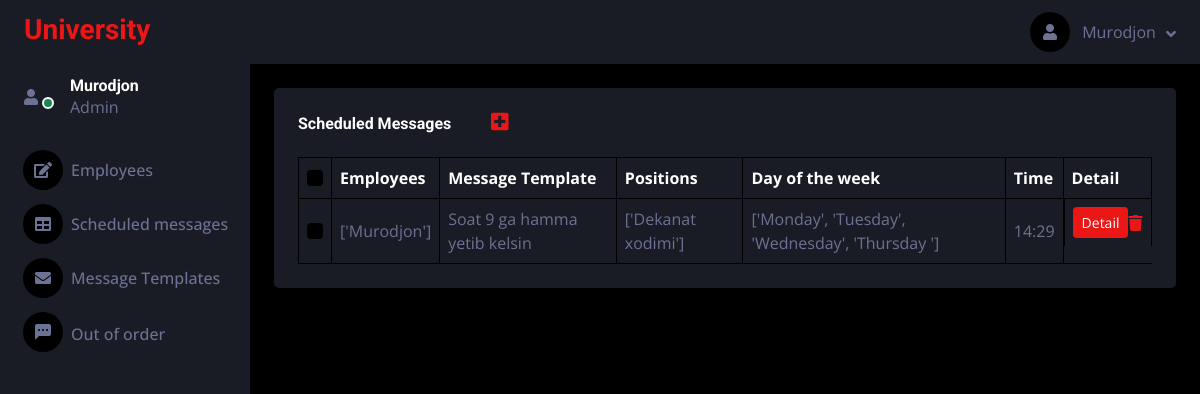
/schuduled_messages/ (signed in), run on the app's committed database.
### main/models.py (models this page shows, shortened)
class Message_rass(models.Model):
    employee = models.ManyToManyField(Employees, blank=True)
    template = models.ForeignKey(Messages,on_delete=models.CASCADE,null=True, blank=True)
    position = models.ManyToManyField(Positions, blank=True)
    day_of_week = models.ManyToManyField(Day,blank=True)
    time = models.CharField(max_length=5)
    class Meta:
        verbose_name_plural = "Schedule_messages"
    def get_employees(self):
        employees = self.employee.all()
        employee_name = []
        for employee in employees:
            employee_name.append(employee.name)
        return employee_name
    def get_positions(self):
        positions = self.position.all()
        position_title = []
        for position in positions:
            position_title.append(position.title)
        return position_title
    def get_day_of_week(self):
        days = self.day_of_week.all()
        days_title = []
        for day in days:
            days_title.append(day.day_of_week)
        return days_title

class Employees(models.Model):
    name = models.CharField(max_length=256)
    surname = models.CharField(max_length=256)
    position = models.ForeignKey(Positions, on_delete=models.CASCADE)
    phone = models.CharField(max_length=15, unique=True)
    telegram = models.CharField(max_length=20, unique=True)

class Messages(models.Model):
    title = models.CharField(max_length=100)
    info = models.TextField()
    def __str__(self) -> str:
        return self.title

class Positions(models.Model):
    title = models.CharField(max_length=256, unique=True)

class Day(models.Model):
    DAY_CHOICES = [
        ('Monday', 'Monday'),
        ('Tuesday', 'Tuesday'),
        ('Wednesday', 'Wednesday'),
        ('Thursday ', 'Thursday'),
        ('Friday', 'Friday'),
        ('Saturday', 'Saturday'),
        ('Sunday', 'Sunday'),
    ]
    day_of_week = models.CharField(max_length=20, choices=DAY_CHOICES)

### main/views.py (the view, shortened to what this page needs)
# urls.py: path('schuduled_messages/',Scheduled.as_view(),name='scheduled_messages'),
class Scheduled(LoginRequiredMixin,View):
    def get(self, request):
        scheduled_messages = Message_rass.objects.all()
        context = {"admin":request.user,"scheduled":scheduled_messages}
        return render(request,'scheduled_messages.html',context)

### templates/scheduled_messages.html (shortened to what this page needs)
{% include 'wrapper.html' %}
{% block content %}
        <div class="content">
            <nav class="navbar navbar-expand bg-secondary navbar-dark sticky-top px-4 py-0">
                <div class="navbar-nav align-items-center ms-auto">
                        <div class="nav-item dropdown">
                        <a href="#" class="nav-link dropdown-toggle" data-bs-toggle="dropdown">
                            <i class="fa fa-user me-lg-2" aria-hidden="true"></i>
                            <span class="d-none d-lg-inline-flex">{{ admin }}</span>
                        </a>
                    </div>
                </div>
            </nav>
            <div class="container-fluid pt-4 px-4">
                <div class="bg-secondary text-center rounded p-4">
                    <div class="d-flex align-items-center justify-content-between mb-4">
                        <h6 class="mb-0">Scheduled Messages &nbsp &nbsp &nbsp &nbsp &nbsp<a href="/add_scheduled_messages/"><i class="fa fa-plus-square" aria-hidden="true" style="font-size: 20px;"></i></a></h6>
                    </div>
                    <div class="table-responsive">
                        <table class="table text-start align-middle table-bordered table-hover mb-0" >
                            <thead>
                                <tr class="text-white">
                                    <th scope="col"><input class="form-check-input" type="checkbox" id="master_checkbox"></th>
                                    <th scope="col">Employees</th>
                                    <th scope="col">Message Template</th>
                                    <th scope="col">Positions</th>
                                    <th scope="col">Day of the week</th>
                                    <th scope="col">Time</th>
                                    <th scope="col">Detail</th>
                                </tr>
                            </thead>
                            <tbody>
                                {% for i in scheduled %}
                                <tr >
                                    <td><input class="form-check-input other_checkbox" type="checkbox"></td>
                                    <td>{{ i.get_employees }}</td>
                                    <td>{{ i.template }}</td>
                                    <td>{{ i.get_positions }}</td>
                                    <td>{{ i.get_day_of_week }}</td>
                                    <td>{{ i.time }}</td>
                                    <td class="d-flex align-items-center justify-content-between"><a class="btn btn-sm btn-primary"  href="/scheduled_message_detail/{{ i.id }}">Detail</a>
                                    <a href="/delete_scheduled_message/{{ i.id }}"><i class="fa fa-trash" aria-hidden="true"></i></a></td>
                                </tr>
                                {% endfor %}
                            </tbody>
                        </table>
                    </div>
                </div>
            </div>
        </div>
{% endblock content %}

### templates/wrapper.html (shortened to what this page needs)
<!DOCTYPE html>
<html lang="en">
<head>
    <link href="https://cdnjs.cloudflare.com/ajax/libs/font-awesome/5.10.0/css/all.min.css" rel="stylesheet">
    <link href="https://cdn.jsdelivr.net/npm/bootstrap-icons@1.4.1/font/bootstrap-icons.css" rel="stylesheet">
    <link href="/static/lib/owlcarousel/assets/owl.carousel.min.css" rel="stylesheet">
    <link href="/static/lib/tempusdominus/css/tempusdominus-bootstrap-4.min.css" rel="stylesheet" />
    <link href="/static/css/bootstrap.min.css" rel="stylesheet">
    <link href="/static/css/style.css" rel="stylesheet">
</head>
<body>
    <div class="container-fluid position-relative d-flex p-0">
        <div class="sidebar pe-7 pb-3">
            <nav class="navbar bg-secondary navbar-dark">
                <a href="index.html" class="navbar-brand mx-4 mb-3">
                    <h3 class="text-primary">University</h3>
                </a>
                <div class="d-flex align-items-center ms-4 mb-4">
                    <div class="position-relative">
                        <i class="fa fa-user me-lg-3" aria-hidden="true"></i>
                        <div class="bg-success rounded-circle border border-2 border-white position-absolute end-0 bottom-0 p-1"></div>
                    </div>
                    <div class="ms-3">
                        <h6 class="mb-0">{{ admin }}</h6>
                        <span>Admin</span>
                    </div>
                </div>
                <div class="navbar-nav w-100">
                    <a href="/" class="nav-item nav-link"><i class="fa fa-edit   me-2"></i>Employees</a>
                    <a href="/schuduled_messages/" class="nav-item nav-link"><i class="fa fa-table me-2"></i>Scheduled messages</a>
                    <a href="/messages/" class="nav-item nav-link"><i class="fa fa-envelope me-lg-2"></i></i>Message Templates</a>
                    <a href="/out_of_order/" class="nav-item nav-link"><i class="bi bi-chat-left-dots-fill me-2"></i>Out of order</a>
                </div>
            </nav>
        </div>
    </div>
</body>
</html>

### static/css/style.css (style rules this page uses)
:root { --primary: #EB1616; --secondary: #191C24; --light: #6C7293; --dark: #000000; }
.btn { transition: .5s; }
.sidebar { position: fixed; top: 0; left: 0; bottom: 0; width: 250px; height: 100vh; overflow-y: auto; background: var(--secondary); transition: 0.5s; z-index: 999; }
.content { margin-left: 250px; min-height: 100vh; background: var(--dark); transition: 0.5s; }
@media (min-width: 992px) { .sidebar { margin-left: 0; } }
@media (min-width: 992px) { .content { width: calc(100% - 250px); } }
.sidebar .navbar .navbar-nav .nav-link { padding: 7px 20px; color: var(--light); font-weight: 500; border-left: 3px solid var(--secondary); border-radius: 0 30px 30px 0; outline: none; }
.sidebar .navbar .navbar-nav .nav-link i { width: 40px; height: 40px; display: inline-flex; align-items: center; justify-content: center; background: var(--dark); border-radius: 40px; }
.content .navbar .navbar-nav .nav-link { margin-left: 25px; padding: 12px 0; color: var(--light); outline: none; }
.content .navbar .sidebar-toggler, .content .navbar .navbar-nav .nav-link i { width: 40px; height: 40px; display: inline-flex; align-items: center; justify-content: center; background: var(--dark); border-radius: 40px; }
.content .navbar .dropdown-toggle::after { margin-left: 6px; vertical-align: middle; border: none; content: "\f107"; font-family: "Font Awesome 5 Free"; font-weight: 900; transition: .5s; }

### data on the page
Message_rass: get_employees "['Murodjon']", template "Soat 9 ga hamma yetib kelsin", get_positions "['Dekanat xodimi']", get_day_of_week "['Monday', 'Tuesday', 'Wednesday', 'Thursday ']", time "14:29"

### other printed values
{{ admin }} "Murodjon"
